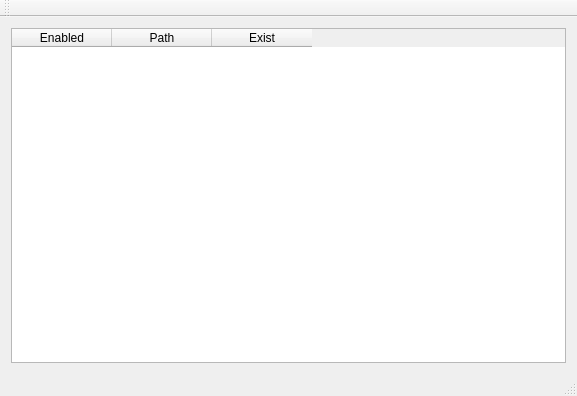
<?xml version="1.0" encoding="UTF-8"?>
<ui version="4.0">
 <class>MainWindow</class>
 <widget class="QMainWindow" name="MainWindow">
  <property name="geometry">
   <rect>
    <x>0</x>
    <y>0</y>
    <width>577</width>
    <height>396</height>
   </rect>
  </property>
  <property name="windowTitle">
   <string>MainWindow</string>
  </property>
  <widget class="QWidget" name="centralWidget">
   <layout class="QHBoxLayout" name="horizontalLayout">
    <item>
     <widget class="QTableWidget" name="tableWidget">
      <column>
       <property name="text">
        <string>Enabled</string>
       </property>
      </column>
      <column>
       <property name="text">
        <string>Path</string>
       </property>
      </column>
      <column>
       <property name="text">
        <string>Exist</string>
       </property>
      </column>
     </widget>
    </item>
   </layout>
  </widget>
  <widget class="QMenuBar" name="menuBar">
   <property name="geometry">
    <rect>
     <x>0</x>
     <y>0</y>
     <width>577</width>
     <height>21</height>
    </rect>
   </property>
  </widget>
  <widget class="QToolBar" name="mainToolBar">
   <attribute name="toolBarArea">
    <enum>TopToolBarArea</enum>
   </attribute>
   <attribute name="toolBarBreak">
    <bool>false</bool>
   </attribute>
  </widget>
  <widget class="QStatusBar" name="statusBar"/>
 </widget>
 <layoutdefault spacing="6" margin="11"/>
 <resources/>
 <connections/>
</ui>
